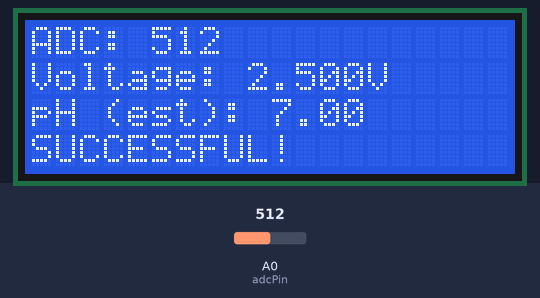
Simulated run of this sketch. Board: Arduino Uno, built with avr-gcc and run on an emulated ATmega328P. Shown: 20×4 character LCD. The inputs (shaded band) are chosen by the test bench; at power-on: A0 (adcPin) = 512. What the sketch prints to the serial monitor is not drawn.

Above: at 3.3 s.
3.4 s: A0 (adcPin) set to 716
At 5.1 s:
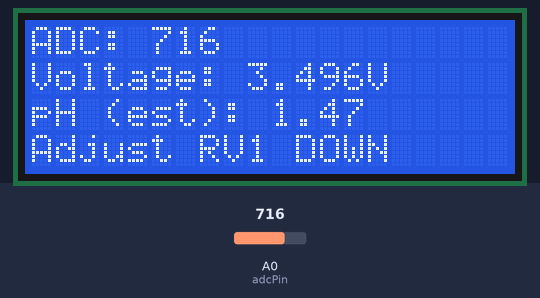
6.0 s: A0 (adcPin) set to 968
At 7.8 s:
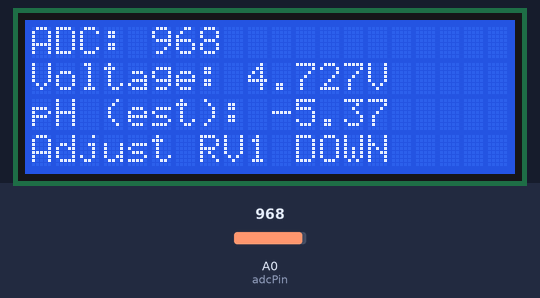
8.2 s: A0 (adcPin) set to 994
At 10.2 s:
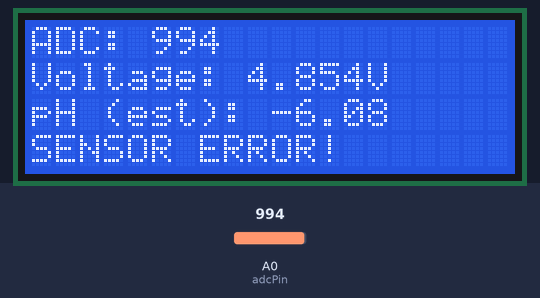
10.5 s: A0 (adcPin) set to 306
At 11.9 s:
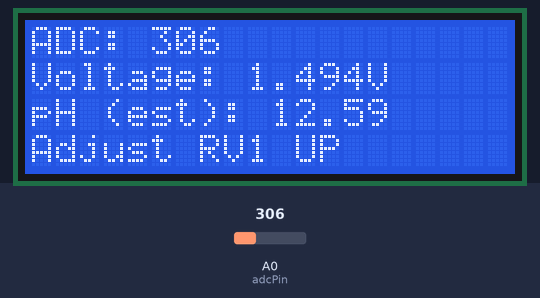
Timing chart, 0 to 13.5 s (numbered marks = the images above; inputs shaded):
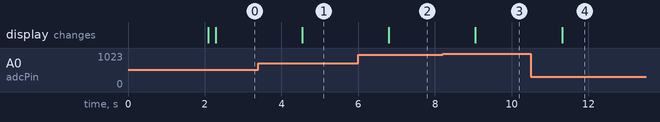

Measured:
- the behaviour switches between 983 and 984 on A0 (adcPin) (found by bisection; images 2 and 3)
- after the input at 3.4 s, the display: changes after 1.1 s (image 1)
- after the input at 6.0 s, the display: changes after 0.80 s (image 2)
- after the input at 8.2 s, the display: changes after 0.86 s (image 3)
- after the input at 10.5 s, the display: changes after 0.81 s (image 4)

The sketch:

PH_sensor_calibrate.ino
```cpp
#include <Arduino.h>
#include <Wire.h>
#include <LiquidCrystal_I2C.h>

// LCD Display Configuration
#define LCD_ADDRESS 0x27    // Common addresses: 0x27 or 0x3F
#define LCD_COLS 20
#define LCD_ROWS 4
LiquidCrystal_I2C lcd(LCD_ADDRESS, LCD_COLS, LCD_ROWS);

const int adcPin = A0;

void setup() {
  Serial.begin(9600);

  // Initialize LCD display
  lcd.init();
  lcd.backlight();
  lcd.setCursor(2, 1);
  lcd.print(F("pH Sensor Test"));
  lcd.setCursor(3, 2);
  lcd.print(F("Initializing..."));
  delay(2000);
  lcd.clear();

  Serial.println(F("=== pH Sensor Calibration ==="));
  Serial.println(F("ADC | Voltage | pH (est)"));
  Serial.println(F("----+----------+---------"));
}

void loop() {
  int adcValue = analogRead(adcPin);
  float phVoltage = (float)adcValue * 5.0 / 1024.0;

  // Calculate pH estimate (2.5V = pH 7, slope ~0.18V per pH unit)
  float phEstimate = 7.0 - ((phVoltage - 2.5) / 0.18);

  // Serial output
  Serial.print("ADC: ");
  Serial.print(adcValue);
  Serial.print(" | Voltage: ");
  Serial.print(phVoltage, 3);
  Serial.print("V | pH: ");
  Serial.println(phEstimate, 2);

  // LCD output
  // Line 0: ADC value
  lcd.setCursor(0, 0);
  lcd.print(F("                    "));  // Clear line
  lcd.setCursor(0, 0);
  lcd.print(F("ADC: "));
  lcd.print(adcValue);

  // Line 1: Voltage
  lcd.setCursor(0, 1);
  lcd.print(F("                    "));  // Clear line
  lcd.setCursor(0, 1);
  lcd.print(F("Voltage: "));
  lcd.print(phVoltage, 3);
  lcd.print(F("V"));

  // Line 2: pH estimate
  lcd.setCursor(0, 2);
  lcd.print(F("                    "));  // Clear line
  lcd.setCursor(0, 2);
  lcd.print(F("pH (est): "));
  lcd.print(phEstimate, 2);

  // Line 3: Calibration guidance (target: 2.50V for pH 7.0 buffer)
  lcd.setCursor(0, 3);
  lcd.print(F("                    "));  // Clear line
  lcd.setCursor(0, 3);
  if (phVoltage < 0.2 || phVoltage > 4.8) {
    lcd.print(F("SENSOR ERROR!"));
  } else if (phVoltage >= 2.48 && phVoltage <= 2.52) {
    lcd.print(F("SUCCESSFUL!"));
  } else if (phVoltage < 2.48) {
    lcd.print(F("Adjust RV1 UP"));
  } else {
    lcd.print(F("Adjust RV1 DOWN"));
  }

  delay(1000);
}
```
